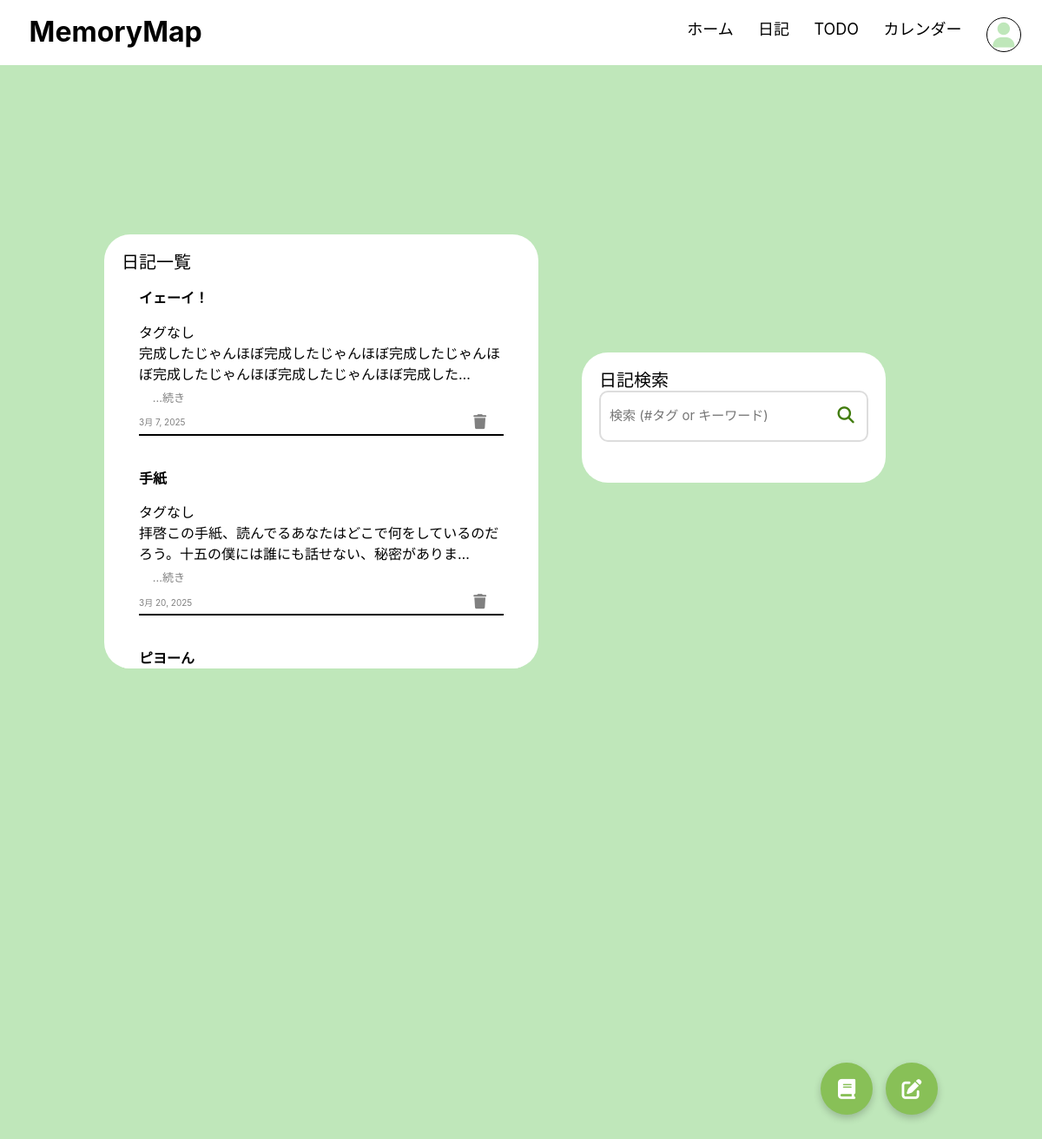
/diary/list/, run on the app's committed database.
### diary/models.py (models this page shows, shortened)
class Diary(models.Model):
    id = models.UUIDField(primary_key=True,default=uuid.uuid4,editable=False)
    date = models.DateField(verbose_name='日付',default=timezone.now)
    title = models.CharField(verbose_name='タイトル',max_length=40)
    text = models.CharField(verbose_name='本文',max_length=200)
    created_at = models.DateTimeField(verbose_name='作成日時',default=timezone.now)
    updated_at = models.DateTimeField(verbose_name='編集日時',blank=True,null=True)
    tags = models.ManyToManyField(Tag,verbose_name= 'タグ', blank=True)

### diary/views.py (the view)
# urls.py: path('diary/list/',views.DiaryListView.as_view(),name='diary_list'),
class DiaryListView(ListView):
    template_name = 'diary/diary_list.html'
    model = Diary
    queryset = Diary.objects.all().order_by('-id')
    def get_queryset(self):
        query = self.request.GET.get('q', '')
        if query.startswith("#"):  # ハッシュタグ検索
            tag_name = query[1:]
            return Diary.objects.filter(tags__name__icontains=tag_name).order_by('-id')
        elif query:  # タイトル & 本文のキーワード検索
            return Diary.objects.filter(Q(title__icontains=query) | Q(text__icontains=query)).order_by('-id')
        else:  # すべての日記
            return Diary.objects.all().order_by('-id')
    def get_context_data(self, **kwargs):
        context = super().get_context_data(**kwargs)
        context['form'] = DiaryForm()  # 日記の新規作成フォーム
        return context

### diary/forms.py
class DiaryForm(forms.ModelForm):
    tags = forms.CharField(
        required=False,
        widget=forms.TextInput(attrs={'class': 'form-control', 'placeholder': '#タグをスペース区切りで入力'})
    )
    class Meta:
        model = Diary
        fields = {'date','title','text','tags'}
        widgets = {
            'date': forms.DateInput(attrs={'class': 'form-control col-2'}),
            'title': forms.TextInput(attrs={'class': 'form-control col-2'}),
            'text': forms.Textarea(attrs={
                'class': 'form-control custom-textarea',
                'rows': 6  # ← 6行分の高さを確保
            }),
        }

### templates/diary/diary_list.html (shortened to what this page needs)
{% extends "base.html" %}
{% load static %}
{% block extra_css %}<link rel="stylesheet" href="{% static 'css/diary.css' %}">{% endblock %}
{% block content %}
        <section class="diary">
            <div class="diary">
                <h1 class="mydiary">日記一覧</h1>
                <div class="row">
                    {% for diary in diary_list %}
                <div class="col-12">
                    <div class="card">
                        <div class="card-body">
                            <h5 class="card-title"><a href="{% url 'diary:diary_detail' diary.pk %}">{{ diary.title }}</a></h5>
                            <div class="tags">
                                {% for tag in diary.tags.all %}
                                    <a href="{% url 'diary:diary_list' %}?q=#{{ tag.name }}" class="tag">#{{ tag.name }}</a>
                                {% empty %}
                                    <span class="no-tag">タグなし</span>
                                {% endfor %}
                            </div>
                            <div class="text">
                                <p class="card-text">{{ diary.text|truncatechars:50 }}<a href="{% url 'diary:diary_detail' diary.pk %}" class="btn btn-primary">&nbsp;...続き</a></p>
                            </div>
                            <div class="card-footer">
                                <p class="card-date">{{ diary.date }}</p>
                                <button type="button" class="diary_delete" data-bs-toggle="modal" data-bs-target="#deleteModal-{{diary.pk}}">
                                    <i class="fa-solid fa-trash"></i>
                                </button>
                            </div>
                            <div class="line"></div>
                        </div>
                    </div>
                </div>
                {% endfor %}
            </div>
                </div>
        </section>
        <section class="search">
            <div class="search">
                <h1 class="search_title"></i>日記検索</h1>
                <div class="search-box">
                    <form action="{% url 'diary:diary_list' %}" method="GET" class="search-form">
                        <div class="search-bar">
                            <input type="text" name="q" placeholder="検索 (#タグ or キーワード)" class="search-input">
                            <button type="submit" class="search-btn">
                                <i class="fa-solid fa-magnifying-glass"></i>
                            </button>
                        </div>
                    </form>
                </div>
            </div>
        </section>
        <div class="write">
            <a href="{% url 'diary:diary_create' %}" class="icon-btn">
                <i class="fa-solid fa-book"></i>
            </a>
            <a href="{% url 'diary:todo_list' %}" class="icon-btn">
                <i class="fa-solid fa-pen-to-square"></i>
            </a>
        </div>
{% endblock %}

### static/css/destyle.css (style rules this page uses)
html { line-height: 1.15; -webkit-text-size-adjust: 100%; -webkit-tap-highlight-color: transparent; }
body { margin: 0; }
p, table, blockquote, address, pre, iframe, form, figure, dl { margin: 0; }
h1, h2, h3, h4, h5, h6 { font-size: inherit; font-weight: inherit; margin: 0; }
a { background-color: transparent; text-decoration: none; color: inherit; }
button, input, optgroup, select, textarea { -webkit-appearance: none; appearance: none; vertical-align: middle; color: inherit; font: inherit; background: transparent; padding: 0; margin: 0; border-radius: 0; text-align: inherit; text-transform: inherit; }
button, [type="button"], [type="reset"], [type="submit"] { cursor: pointer; }

### static/css/diary.css (style rules this page uses)
:root { --mainColor: #BFE7BA; --subColor: white; --accentColor: #88c057; --btnColor:#417c0d; }
html { font-size: 100%; line-height: 1.8; }
body { color: #000000; background-color: var(--mainColor); }
a { text-decoration: none; }
section.diary { background-color: var(--subColor); position: absolute; top: 20%; left: 10%; width: 500px; height: 500px; border-radius: 30px; overflow: hidden; }
section.diary .diary { overflow-y: auto; max-height: 100%; scrollbar-width: thin; scrollbar-color: #a0a0a0 #e0e0e0; flex: 1; padding: 20px; }
h1.mydiary { font-size: 20px; }
.card { border: none; box-shadow: none; }
.card-body { display: flex; flex-direction: column; justify-content: space-between; height: 100%; }
.card-title { font-weight: bold; }
.line { border-width:0.3px; border-style:solid; }
.text { align-items: baseline; }
.card-footer { display: flex; justify-content: space-between; align-items: center; margin-top: auto; background: none; border-top: none; padding-left:0px; padding-bottom:0px; padding-top:0px; }
.card-date { color: gray; font-size:10px; margin-left: 0; }
.btn-primary { font-size:13px; color:gray; background-color: transparent; border: none; }
.write { position: absolute; bottom: 5%; right: 10%; display: flex; gap: 15px; }
.icon-btn { display: inline-flex; justify-content: center; align-items: center; width: 60px; height: 60px; background-color: var(--accentColor); color: white; border-radius: 50%; font-size: 23px; text-decoration: none; transition: background-color 0.3s ease; }
.icon-btn { box-shadow: 0 4px 8px rgba(0, 0, 0, 0.2); }
.diary_delete { margin-left: auto; border: none; background: none; color: gray; font-size:17px; }
.tags { margin-top: 5px; }
h1.mydiary,h1.search_title { font-size: 20px; }
section.search { background-color: var(--subColor); position: absolute; top: 30%; right: 15%; width: 350px; height: 150px; padding: 20px; border-radius: 30px; }
.search-box { display: flex; justify-content: center; }
.search-form { width: 100%; }
.search-bar { display: flex; align-items: center; width: 100%; background: #fff; border: 2px solid #ddd; border-radius: 10px; padding: 5px; }
.search-input { flex-grow: 1; padding: 5px; font-size: 15px; border: none; outline: none; border-radius: 8px; }
.search-btn { width: 45px; height: 45px; color: var(--btnColor); font-size: 1.2rem; border: none; border-radius: 50%; cursor: pointer; display: flex; align-items: center; justify-content: center; margin-left: 8px; }

### data on the page
Diary: title "イェーイ！", text "完成したじゃんほぼ完成したじゃんほぼ完成したじゃんほぼ完成したじゃんほぼ完成したじゃんほぼ完成した…", date "3月 7, 2025"
Diary: title "手紙", text "拝啓この手紙、読んでるあなたはどこで何をしているのだろう。十五の僕には誰にも話せない、秘密がありま…", date "3月 20, 2025"
Diary: title "ピヨーん"
